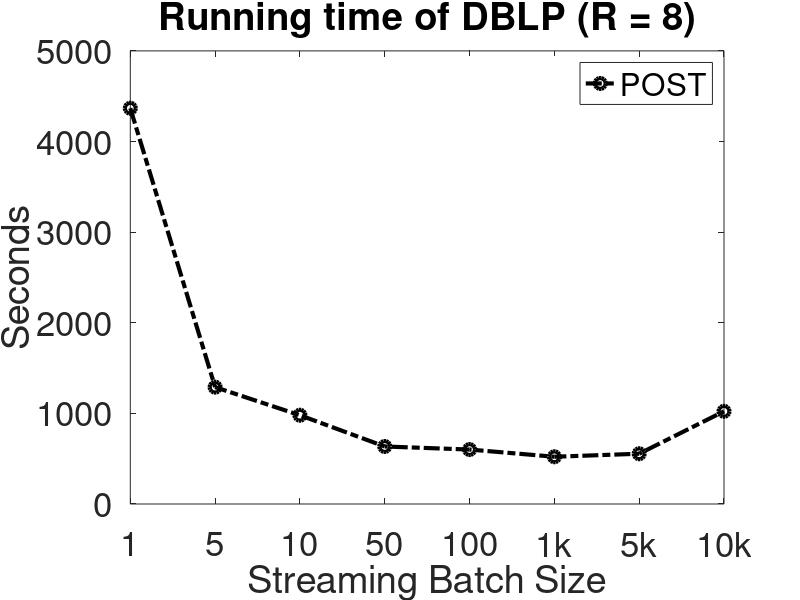

Here is the MATLAB script that generated this plot:
clear all;
close all;
clc;

POST = [4367.167384;1289.285344;979.4270136;634.5893634;600.878609;521.3865098;554.6588284;1022.513417]
% POST = [774.9687288;392.431983;365.2224628;317.497845;317.593898;270.3342368;278.5195838;406.7729114]


nrank = [1:1:8];

figure (1);
hold on;
box on;
% 
plot(nrank, POST, 'ko-.', 'LineWidth',3, 'MarkerSize',8);

legend('POST');


ylabel('Seconds', 'FontSize',25);
xlabel('Streaming Batch Size','FontSize',25);
title('Running time of DBLP (R = 8)','FontSize',25)
xticklabels({'1','5','10','50','100','1k','5k','10k'})
 set(gca, 'FontSize',25);

